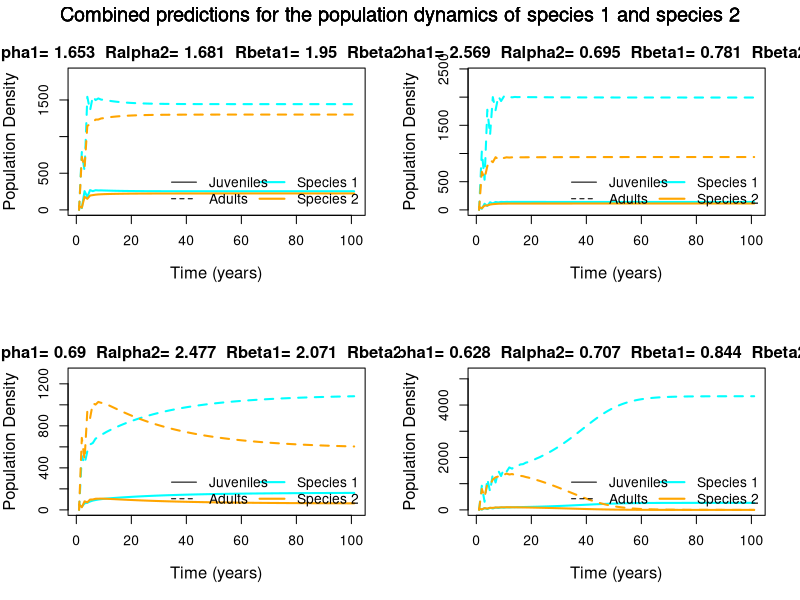
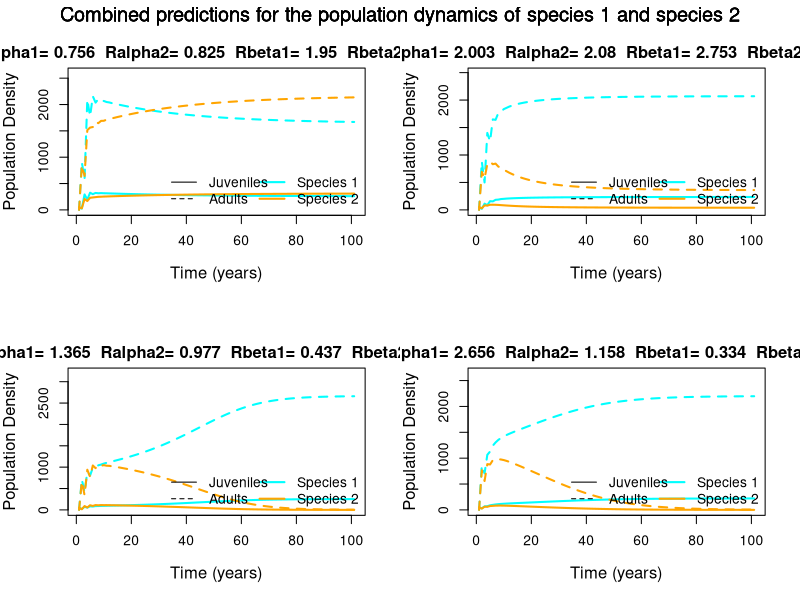
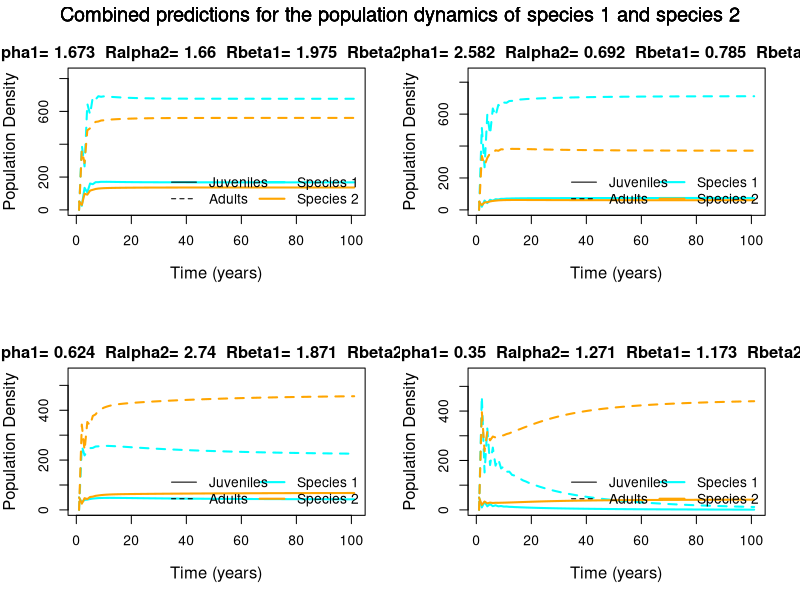
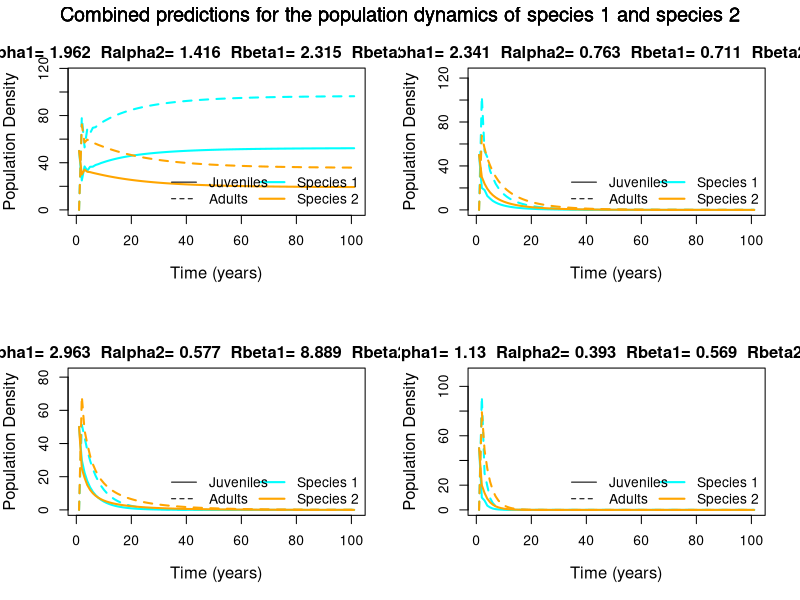

Recreate these plots in R, in order.
##III - Two-stage model with two-species fertility competition
### Corrected by FB and GB 29/04/2020
### Calculus for all parameter sets of table 2 (Sam boireau's report)
### Parameters are corrected to fit with Ralpha and Rbetas of the table
library(xtable)

#1. Clearing workspace
rm(list=ls())
graphics.off()

#2. Parameters set on types (lambda 1, lambda 2, alphas...)

fert1<-c(30,30,20,23,
         30,30,20,30,
         15,15,10,11.5,
         3,3,2,2.3)
fert2<-c(25,25,25,22,
         25,25,25,28,
         12.5,12.5,12.5,11,
         2.5,2.5,2.5,2.2)

matur1<-c(0.9,0.7,0.5,0.4,
          0.9,0.7,0.5,0.4,
          0.9,0.7,0.5,0.4,
          0.9,0.7,0.5,0.4)
matur2 <-c(0.8,0.6,0.6,0.4,
           0.8,0.6,0.6,0.4,
           0.8,0.6,0.6,0.4,
           0.8,0.6,0.6,0.4)

#juvenile survival
phi1 <-c(0.5,0.2,0.2,0.19,
         0.5,0.2,0.2,0.19,
         0.5,0.2,0.2,0.19,
         0.5,0.2,0.2,0.19)

phi2 <-c(0.4,0.18,0.25,0.2,
         0.4,0.22,0.25,0.2,
         0.4,0.18,0.25,0.2,
         0.4,0.18,0.25,0.2)

#adult survival
s1a<-c(0.5,0.4,0.6,0.2,
       0.5,0.4,0.4,0.6,
       0.5,0.4,0.6,0.2,
       0.5,0.4,0.6,0.2)
s2a<-c(0.6,0.6,0.5,0.4,
       0.6,0.6,0.3,0.5,
       0.6,0.6,0.5,0.4,
       0.6,0.6,0.5,0.4)

Alphaset<-list(matrix(c(0.01, 0.008, 0.0045, 0.01),ncol = 2, byrow = TRUE),
               matrix(c(0.005, 0.004, 0.007, 0.01),ncol = 2, byrow = TRUE),
               matrix(c(0.01, 0.009, 0.0065, 0.01),ncol = 2, byrow = TRUE),
               matrix(c(0.002, 0.003, 0.0045, 0.003),ncol = 2, byrow = TRUE),
               
               matrix(c(0.006, 0.007, 0.0055, 0.004),ncol = 2, byrow = TRUE),
               matrix(c(0.01, 0.004, 0.006, 0.01),ncol = 2, byrow = TRUE),
               matrix(c(0.004, 0.004, 0.0075, 0.01),ncol = 2, byrow = TRUE),
               matrix(c(0.01, 0.005, 0.0065, 0.01),ncol = 2, byrow = TRUE),
               
               matrix(c(0.01, 0.008, 0.0045, 0.01),ncol = 2, byrow = TRUE),
               matrix(c(0.005, 0.004, 0.007, 0.01),ncol = 2, byrow = TRUE),
               matrix(c(0.01, 0.009, 0.0065, 0.01),ncol = 2, byrow = TRUE),
               matrix(c(0.002, 0.003, 0.0045, 0.003),ncol = 2, byrow = TRUE),
               
               matrix(c(0.01, 0.008, 0.0045, 0.01),ncol = 2, byrow = TRUE),
               matrix(c(0.005, 0.004, 0.007, 0.01),ncol = 2, byrow = TRUE),
               matrix(c(0.01, 0.009, 0.0065, 0.01),ncol = 2, byrow = TRUE),
               matrix(c(0.002, 0.003, 0.0045, 0.003),ncol = 2, byrow = TRUE))

Betaset<-list(matrix(c(0.01, 0.007, 0.0055, 0.01),ncol = 2, byrow = TRUE),
              matrix(c(0.01, 0.008, 0.004, 0.006),ncol = 2, byrow = TRUE),
              matrix(c(0.003, 0.003, 0.008, 0.01),ncol = 2, byrow = TRUE),
              matrix(c(0.002, 0.003, 0.0045, 0.004),ncol = 2, byrow = TRUE),
              
              matrix(c(0.01, 0.007, 0.0055, 0.01),ncol = 2, byrow = TRUE),
              matrix(c(0.004, 0.003, 0.007, 0.01),ncol = 2, byrow = TRUE),
              matrix(c(0.003, 0.005, 0.006, 0.004),ncol = 2, byrow = TRUE),
              matrix(c(0.004, 0.008, 0.0065, 0.002),ncol = 2, byrow = TRUE),
              
              matrix(c(0.01, 0.007, 0.0055, 0.01),ncol = 2, byrow = TRUE),
              matrix(c(0.01, 0.008, 0.004, 0.006),ncol = 2, byrow = TRUE),
              matrix(c(0.003, 0.003, 0.008, 0.01),ncol = 2, byrow = TRUE),
              matrix(c(0.01, 0.003, 0.0045, 0.01),ncol = 2, byrow = TRUE),
              
              matrix(c(0.01, 0.007, 0.0055, 0.01),ncol = 2, byrow = TRUE),
              matrix(c(0.01, 0.008, 0.004, 0.006),ncol = 2, byrow = TRUE),
              matrix(c(0.003, 0.003, 0.008, 0.01),ncol = 2, byrow = TRUE),
              matrix(c(0.01, 0.008, 0.0045, 0.004),ncol = 2, byrow = TRUE))



#3. Creating vectors
years <- 100
TimeVec<-seq(1,years+1)
N1j<-matrix(0,16,years+1)
N2j<-matrix(0,16,years+1)
N1a<-matrix(0,16,years+1)
N2a<-matrix(0,16,years+1)
svar1j<-matrix(0,16,years+1)
svar2j<-matrix(0,16,years+1)

#4. INITIALIZATION
N0 <- 50
for(i in 1:16){
  N1j[i,1] <-0
  N1a[i,1] <-N0
  N2j[i,1] <-0
  N2a[i,1] <-N0
}

for (t in 1:years){
  for(i in 1:16){ 
    alphs <- Alphaset[[i]]
    betas <- Betaset[[i]]
    
    svar1j[i,t] <- phi1[i]/(1+betas[1,1]*N1a[i,t]+betas[1,2]*N2a[i,t])
    svar2j[i,t] <- phi2[i]/(1+betas[2,1]*N1a[i,t]+betas[2,2]*N2a[i,t]) ### corrected indices betas[2,1] and betas[2,2] 29/04/2020
    
    N1j[i,t+1]<-(1-matur1[i])*svar1j[i,t]*N1j[i,t]+
      (fert1[i]/(1+alphs[1,1]*N1a[i,t]+alphs[1,2]*N2a[i,t])*N1a[i,t]) ### corrected svar1j[i] -> svar1j[i,t] 29/04/2020
    N2j[i,t+1]<-(1-matur2[i])*svar2j[i,t]*N2j[i,t]+
      (fert2[i]/(1+alphs[2,2]*N2a[i,t]+alphs[2,1]*N1a[i,t])*N2a[i,t]) ### corrected svar2j[i]-> svar2j[i,t] 29/04/2020
    
    N1a[i,t+1]<-matur1[i]*svar1j[i,t]*N1j[i,t]+s1a[i]*N1a[i,t]  ### corrected svar1j[i] -> svar1j[i,t] 29/04/2020
    N2a[i,t+1]<-matur2[i]*svar2j[i,t]*N2j[i,t]+s2a[i]*N2a[i,t]  ### corrected svar2j[i]-> svar2j[i,t] 29/04/2020
  }
}

  #5. Plotting & invasion scores
mat_invasion_crit <-matrix(0,16,4)
par(mfrow=c(2,2))

for(i in 1:16){  

  
  # Invasion scores
  alphs <- Alphaset[[i]]
  betas <- Betaset[[i]]
  
  s1j<- phi1
  s2j <-phi2
  
  scrit1j <- (1-s1a)/((1-matur1)*(1-s1a)+fert1*matur1)
  scrit2j <- (1-s2a)/((1-matur2)*(1-s2a)+fert2*matur2)
  
  f1<-(1/(matur1*s1j))*(1-s1a)*(1-s1j+matur1*s1j)
  f2<-(1/(matur2*s2j))*(1-s2a)*(1-s2j+matur2*s2j)
  
  Rs1<-phi1/scrit1j-1
  Rs2<-phi2/scrit2j-1
  
  Rf1<-(fert1/f1)-1
  Rf2<-(fert2/f2)-1
  
  
  Inv1<-((Rf1[i])/(Rf2[i]))*(alphs[2,2]/alphs[1,2])
  Inv2<-((Rf2[i])/(Rf1[i]))*(alphs[1,1]/alphs[2,1])
  Inv3<-((Rs1[i])/(Rs2[i]))*(betas[2,2]/betas[1,2])
  Inv4<-((Rs2[i])/(Rs1[i]))*(betas[1,1]/betas[2,1])
  
  print(c(Inv1,Inv2,Inv3,Inv4))
  mat_invasion_crit[i,] <- c(Inv1,Inv2,Inv3,Inv4)
  # Plottings
  
  plot(TimeVec,N1j[i,],type="l",
       xlab='Time (years)',ylab='Population Density', cex.main = 1.2, 
       ylim=c(0,1.2*max(N1j[i,], N2j[i,], N1a[i,], N2a[i,])),cex.lab = 1.2,lty = 2, lwd = 2 , col='cyan')
  
  title(paste("Ralpha1=",round(Inv1, 3), " Ralpha2=",round(Inv2, 3), " Rbeta1=", round(Inv3, 3), " Rbeta2=", round(Inv4, 3)),line=0.6,cex=0.7)
  lines(TimeVec,N1a[i,],type="l",lwd=2,col='cyan')
  lines(TimeVec,N2j[i,],lty = 2,lwd=2,col='orange')
  lines(TimeVec,N2a[i,],type="l",lwd=2,col='orange')
  mtext("Combined predictions for the population dynamics of species 1 and species 2", 
        outer=TRUE,  cex=1.2, line=-1.5)
  
  legend("bottomright", legend = c("Species 1", "Species 2"),
         lty = 1, lwd = 2, col = c("cyan", "orange"), cex =1 , bty = "n")
  legend("bottom", legend = c("Juveniles","Adults"),
         lty = c(1,2), cex =1 , bty = "n")
}

####### Result table

mat_param <- matrix(0,16,8)
for (i in 1:16){
  mat_param[i,] <- c(Alphaset[[i]][1],Alphaset[[i]][3],Alphaset[[i]][2],Alphaset[[i]][4], Betaset[[i]][1],Betaset[[i]][3],Betaset[[i]][2],Betaset[[i]][4])
}

df <- data.frame(fert1,fert2,matur1,matur2,phi1,phi2,s1a,s2a)

df <- cbind(df, mat_param)
df <- cbind(df, mat_invasion_crit)

outcome  <- c("Coexistence", "Coexistence", "Coexistence", "Whoever comes first",
              "Coexistence", "Coexistence", "Whoever comes first", "Whoever comes first",
              "Coexistence", "Coexistence", "Coexistence", "Species 2 wins",
              "Coexistence", "Extinction", "Extinction", "Extinction")
df <- cbind(df, outcome)
xtable(df)
